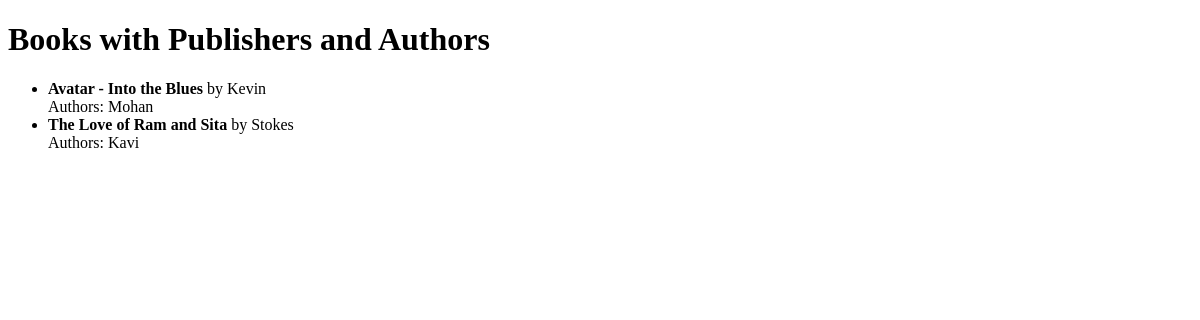
/books/publisher-authors/, run on an earlier commit of the app's database.
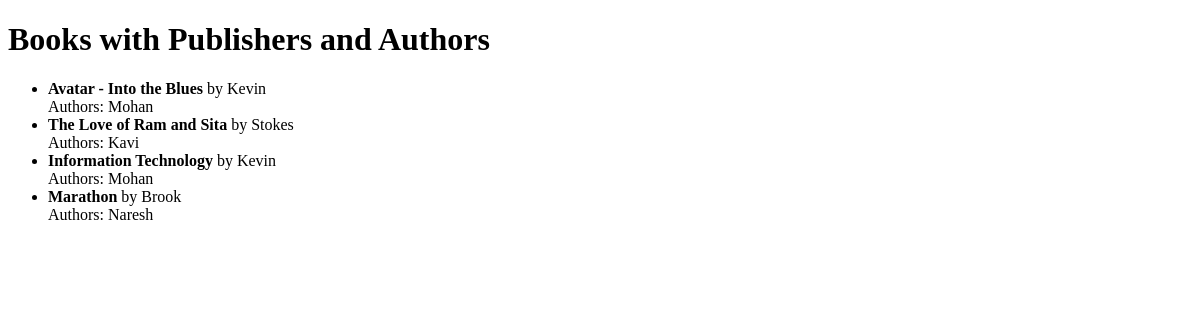
And on a later commit of the database.
### myapp/models.py (models this page shows)
class Book(models.Model):
    title = models.CharField(max_length=100)
    publisher = models.ForeignKey(Publisher, on_delete=models.CASCADE)
    authors = models.ManyToManyField(Author)
    published_date = models.DateField(null=True)
    genre = models.CharField(max_length=50, null=True, blank=True)

class Publisher(models.Model):
    name = models.CharField(max_length=100)

class Author(models.Model):
    name = models.CharField(max_length=100)
    age = models.IntegerField(blank=True, null=True)

### myapp/views.py (the view)
# urls.py: path('books/publisher-authors/', views.book_list_with_publisher_and_authors, name='book_list_with_publisher_and_authors'),
def book_list_with_publisher_and_authors(request):
    books = Book.objects.select_related('publisher').prefetch_related('authors').all()
    return render(request, 'books/book_list_with_publisher_and_authors.html', {'books': books})

### templates/books/book_list_with_publisher_and_authors.html (shortened to what this page needs)
<!DOCTYPE html>
<html>
<head>
</head>
<body>
    <h1>Books with Publishers and Authors</h1>
    <ul>
        {% for book in books %}
            <li>
                <strong>{{ book.title }}</strong> by {{ book.publisher.name }}
                <br>
                Authors:
                {% for author in book.authors.all %}
                    {{ author.name }}{% if not forloop.last %}, {% endif %}
                {% endfor %}
            </li>
        {% endfor %}
    </ul>
</body>
</html>

What changed in the data, as far as the page shows it:
added Book: title "Information Technology", publisher.name "Kevin", Author (name "Mohan")
added Book: title "Marathon", publisher.name "Brook"
now on this page (row unchanged): Author: name "Naresh", shown under "Marathon"
